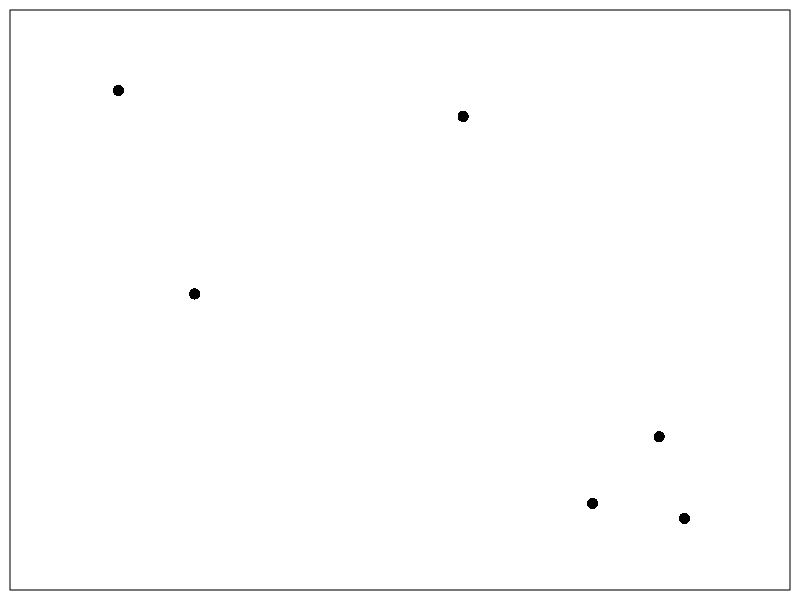
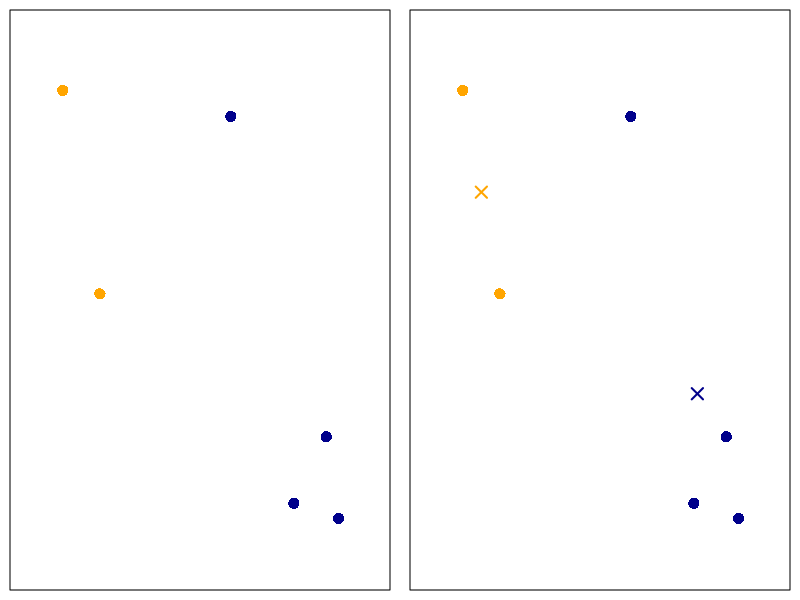
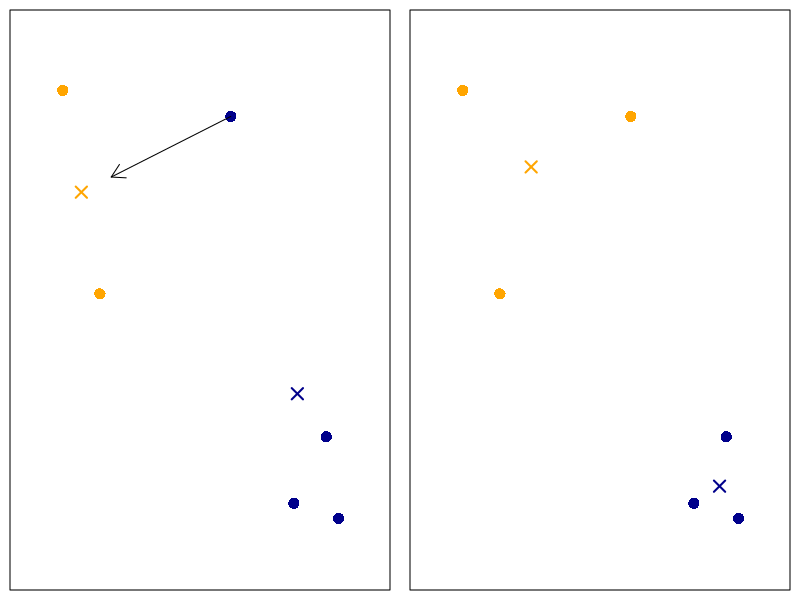
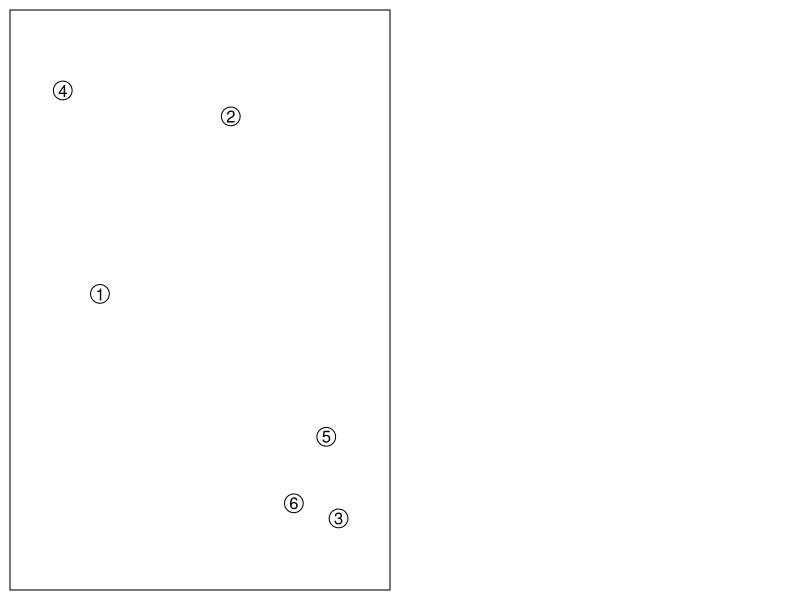
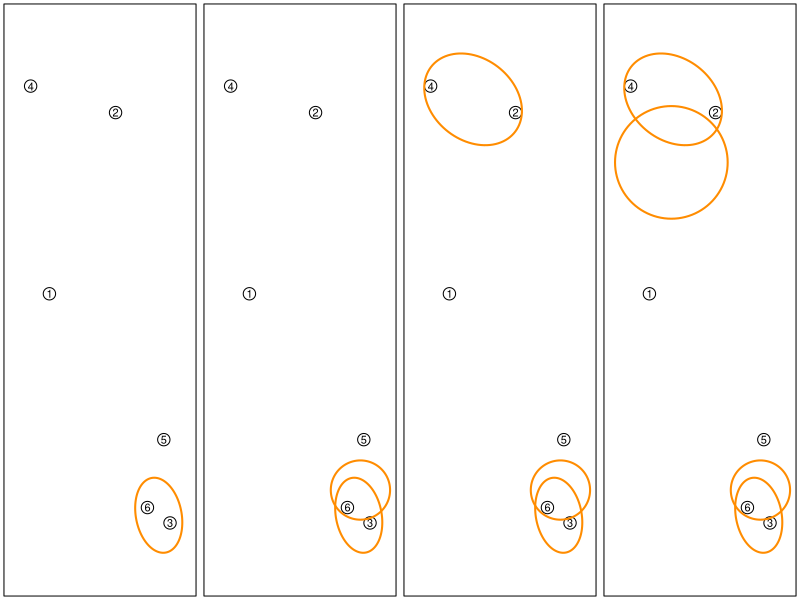
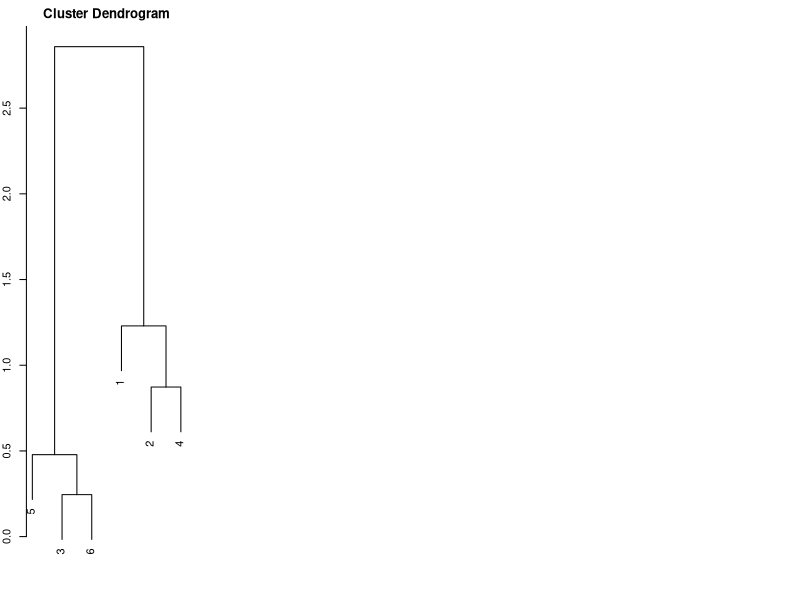

Here is the R script that generated these plots, in order: (Note: this script raises an error after producing the figures.)
## ---- chunk 1
    set.seed(3)
    x = replicate(2, rnorm(6))
    par(mar=rep(0.5, 4))
    plot(x[,1], x[, 2], xaxt = 'n', yaxt = 'n', cex = 1.5, xlim = c(-1.35, 0.45), ylim = c(-1.51, 1.61), pch = 16)
## ---- chunk 2
    par(mfrow=c(1,2))
    par(mar=rep(0.5, 4))
    set.seed(3)
    C = sample(1:2, 6, replace = TRUE)
    plot(x[,1], x[, 2], xaxt = 'n', yaxt = 'n', cex = 1.5, xlim = c(-1.35, 0.45), ylim = c(-1.51, 1.61), pch = 16, col = c("orange", "darkblue")[C])
    
    par(mar=rep(0.5, 4))
    plot(x[,1], x[, 2], xaxt = 'n', yaxt = 'n', cex = 1.5, xlim = c(-1.35, 0.45), ylim = c(-1.51, 1.61), pch = 16, col = c("orange", "darkblue")[C])
    m1 = colMeans(x[C==1, ])
    m2 = colMeans(x[C==2, ])
    points(m1[1], m1[2], col = "orange", pch = 4, cex = 1.5, lwd = 2)
    points(m2[1], m2[2], col = "darkblue", pch = 4, cex = 1.5, lwd = 2)
## ---- chunk 3
    par(mfrow=c(1,2))
    par(mar=rep(0.5, 4))
    plot(x[,1], x[, 2], xaxt = 'n', yaxt = 'n', cex = 1.5, xlim = c(-1.35, 0.45), ylim = c(-1.51, 1.61), pch = 16, col = c("orange", "darkblue")[C])
    points(m1[1], m1[2], col = "orange", pch = 4, cex = 1.5, lwd = 2)
    points(m2[1], m2[2], col = "darkblue", pch = 4, cex = 1.5, lwd = 2)
    arrows(x[2, 1], x[2, 2], -0.9041313, 0.7644366, length = 0.15)
    
    par(mar=rep(0.5, 4))
    C[2] = 1
    plot(x[,1], x[, 2], xaxt = 'n', yaxt = 'n', cex = 1.5, xlim = c(-1.35, 0.45), ylim = c(-1.51, 1.61), pch = 16, col = c("orange", "darkblue")[C])
    m1 = colMeans(x[C==1, ])
    m2 = colMeans(x[C==2, ])
    points(m1[1], m1[2], col = "orange", pch = 4, cex = 1.5, lwd = 2)
    points(m2[1], m2[2], col = "darkblue", pch = 4, cex = 1.5, lwd = 2)
## ---- chunk 4
    # some random data
    set.seed(1)
    mat = matrix(rnorm(1000), 50, 20)
    
    # if we use only one starting point
    kmeans(mat, centers = 3, nstart = 1)$tot.withinss
    
    # if we use multiple starting point and pick the best one
    kmeans(mat, centers = 3, nstart = 100)$tot.withinss
## ---- chunk 5
    set.seed(3)
    x = replicate(2, rnorm(6))
    par(mar=rep(0.5, 4))
    plot(x[,1], x[, 2], xaxt = 'n', yaxt = 'n', cex = 2.5, xlim = c(-1.35, 0.45), ylim = c(-1.51, 1.61))
    text(x[,1], x[, 2], c(1:6))
## ---- chunk 6
    library(plotrix)

    par(mfrow=c(1,4))
    par(mar=rep(0.3, 4))
    plot(x[,1], x[, 2], xaxt = 'n', yaxt = 'n', cex = 2.5, xlim = c(-1.35, 0.45), ylim = c(-1.51, 1.61))
    text(x[,1], x[, 2], c(1:6), lwd =2)
    draw.ellipse(0.1444561, -1.1750380, a = 0.2, b = 0.25, angle = 60, border = "darkorange", lwd = 2)
    
    par(mar=rep(0.3, 4))
    plot(x[,1], x[, 2], xaxt = 'n', yaxt = 'n', cex = 2.5, xlim = c(-1.35, 0.45), ylim = c(-1.51, 1.61))
    text(x[,1], x[, 2], c(1:6), lwd =2)
    draw.ellipse(0.1444561, -1.1750380, a = 0.2, b = 0.25, angle = 60, border = "darkorange", lwd = 2)
    draw.circle(0.161565, -1.031619, 0.3, border = "darkorange", lwd = 2)
    
    par(mar=rep(0.3, 4))
    plot(x[,1], x[, 2], xaxt = 'n', yaxt = 'n', cex = 2.5, xlim = c(-1.35, 0.45), ylim = c(-1.51, 1.61))
    text(x[,1], x[, 2], c(1:6), lwd =2)
    draw.ellipse(0.1444561, -1.1750380, a = 0.2, b = 0.25, angle = 60, border = "darkorange", lwd = 2)
    draw.circle(0.161565, -1.031619, 0.3, border = "darkorange", lwd = 2)    
    draw.ellipse(-0.7223288, 1.1919895, a = 0.5, b = 0.25, angle = 170, border = "darkorange", lwd = 2)

    par(mar=rep(0.3, 4))
    plot(x[,1], x[, 2], xaxt = 'n', yaxt = 'n', cex = 2.5, xlim = c(-1.35, 0.45), ylim = c(-1.51, 1.61))
    text(x[,1], x[, 2], c(1:6), lwd =2)
    draw.ellipse(0.1444561, -1.1750380, a = 0.2, b = 0.25, angle = 60, border = "darkorange", lwd = 2)
    draw.circle(0.161565, -1.031619, 0.3, border = "darkorange", lwd = 2)   
    draw.ellipse(-0.7223288, 1.1919895, a = 0.5, b = 0.25, angle = 170, border = "darkorange", lwd = 2)    
    draw.circle(-0.74, 0.8331322, 0.57, border = "darkorange", lwd = 2)
## ---- chunk 7
    # the Euclidean distance can be computed using dist()
    as.matrix(dist(x))
## ---- chunk 8
    # the Euclidean distance can be computed using dist()
    as.matrix(dist(x))

    # pass the distance matrix to hclust()
    # we use a complete link function
    hcfit <- hclust(dist(x), method = "complete")
    par(mar=c(2, 2, 2, 1))
    plot(hcfit)
## ---- chunk 9
knitr::include_graphics("images/week13/som1.png")
## ---- chunk 10
knitr::include_graphics("images/week13/som2.png")
## ---- chunk 11
knitr::include_graphics("images/week13/som3.png")
## ---- chunk 12
  set.seed(1)
  n = 50
  x = c(rnorm(n, 0, 0.2), rnorm(n, 2, 0.2), rnorm(n, 4, 0.2), rnorm(n, 6, 0.2))
  hist(x, breaks = 100)
## ---- chunk 13
  # construct the adjacency matrix
  W = as.matrix(exp(-dist(as.matrix(x))^2) / 4)
  heatmap(W, Rowv = NA, Colv=NA, symm = TRUE, revC = TRUE)
  
  # compute the degree of each vertex
  d = colSums(W)
  
  # the laplacian matrix
  L = diag(d) - W
  
  # eigen decomposition
  f = eigen(L, symmetric = TRUE)
  
  # plot the eigen values 
  # we need the smallest ones
  plot(rev(f$values)[1:20], pch = 19, ylab = "eigen-values", col = c(rep("red", 4), rep("blue", 196)))
  
## ---- chunk 14
  # plot the last four eigen vectors
  par(mfrow=c(1,4))
  plot(f$vectors[, 200], type = "l", ylab = "eigen-values", ylim = c(-0.15, 0.15))
  plot(f$vectors[, 199], type = "l", ylab = "eigen-values", ylim = c(-0.15, 0.15))
  plot(f$vectors[, 198], type = "l", ylab = "eigen-values", ylim = c(-0.15, 0.15))
  plot(f$vectors[, 197], type = "l", ylab = "eigen-values", ylim = c(-0.15, 0.15))
## ---- chunk 15
  library(FNN)
  nn = get.knn(x, k=10)
  W = matrix(0, 200, 200)
  for (i in 1:200)
    W[i, nn$nn.index[i, ]] = 1
  
  # W is not necessary symmetric
  W = pmax(W, t(W))
  
  heatmap(W, Rowv = NA, Colv=NA, symm = TRUE, revC = TRUE)
## ---- chunk 16
  # compute the degree of each vertex
  d = colSums(W)
  
  # the laplacian matrix
  L = diag(200) - diag(1/sqrt(d)) %*% W %*% diag(1/sqrt(d))
  
  # eigen decomposition
  f = eigen(L, symmetric = TRUE)
  
  # plot the eigen values 
  # we need the smallest ones
  plot(rev(f$values)[1:20], pch = 19, ylab = "eigen-values", col = c(rep("red", 4), rep("blue", 196)))
## ---- chunk 17
  # plot the last four eigen vectors
  par(mfrow=c(1,4))
  plot(f$vectors[, 200], type = "l", ylab = "eigen-values", ylim = c(-0.15, 0.15))
  plot(f$vectors[, 199], type = "l", ylab = "eigen-values", ylim = c(-0.15, 0.15))
  plot(f$vectors[, 198], type = "l", ylab = "eigen-values", ylim = c(-0.15, 0.15))
  plot(f$vectors[, 197], type = "l", ylab = "eigen-values", ylim = c(-0.15, 0.15))
## ---- chunk 18
  cl = kmeans(f$vectors[, 197:200], centers = 4, nstart = 100)
  plot(x, cl$cluster, ylab = "Cluster", col = cl$cluster, pch = 3)
